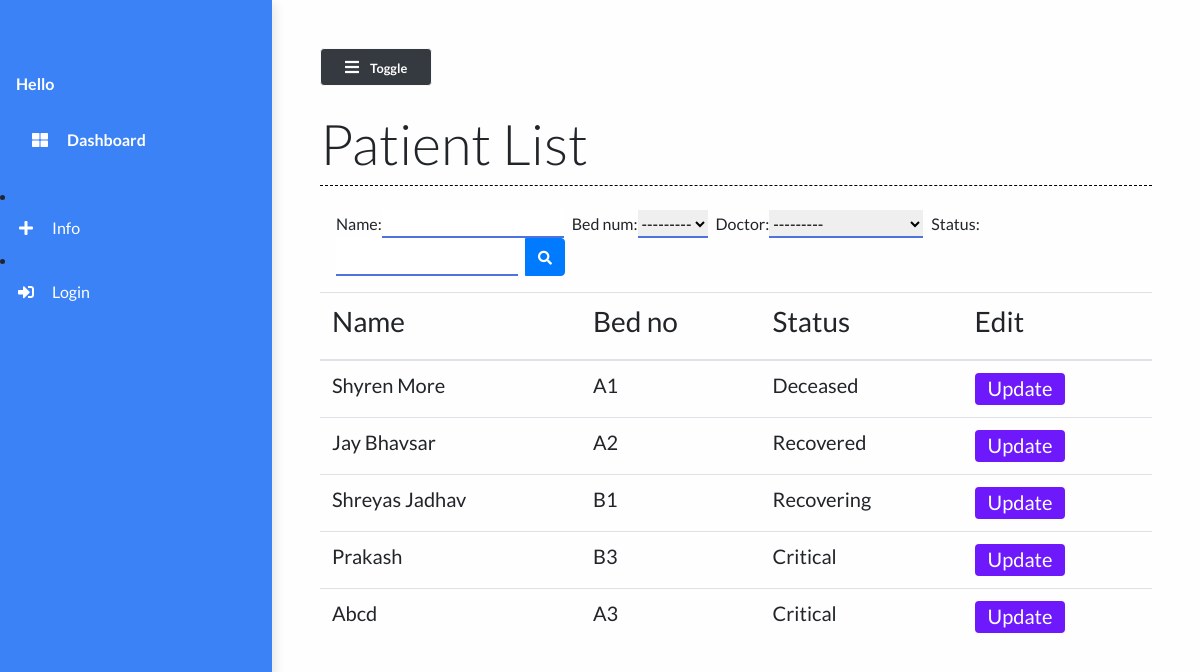
/patient_list/, run on the app's committed database.
### main/models.py (models this page shows, shortened)
class Doctor(models.Model):
    name = models.CharField(max_length=100)
    def __str__(self):
        return self.name

class Patient(models.Model):
    name = models.CharField(max_length=50)
    phone_num = models.CharField(max_length=15)
    patient_relative_name = models.CharField(max_length=50, null=True)
    patient_relative_contact = models.CharField(max_length=15, null=True)
    address = models.TextField()
    SYMPTOMS = (
        ('Fever', 'Fever'),
        ('Dry cough', 'Dry cough'),
        ('Tiredness', 'Tiredness'),
        ('Aches and pains', 'Aches and pains'),
        ('Sore throat', 'Sore throat'),
        ('Diarrhoea', 'Diarrhoea'),
        ('Loss of taste or smell', 'Loss of taste or smell'),
        ('Difficulty in breathing or shortness of breath', 'Difficulty in breathing or shortness of breath'),
        ('Chest pain or pressure', 'Chest pain or pressure'),
        ('Loss of speech or movement', 'Loss of speech or movement'),
    )
    symptoms = MultiSelectField(choices=SYMPTOMS, null=True)
    prior_ailments = models.TextField()
    bed_num = models.ForeignKey("Bed", on_delete=models.CASCADE)
    dob = models.DateField(null=True)
    doctor = models.ForeignKey("Doctor", on_delete=models.CASCADE, null=True)
    doctors_notes = models.TextField(null=True, blank=True)
    doctors_visiting_time = models.CharField(null=True, max_length=50, blank=True)
    status = models.CharField(max_length=50)

class Bed(models.Model):
    bed_number = models.CharField(max_length=50)
    occupied = models.BooleanField()
    def __str__(self):
        return self.bed_number

### main/views.py (the view)
# urls.py: path("patient_list/", views.patient_list, name="patient_list"),
def patient_list(request):
    patients = Patient.objects.all()
    myFilter = PatientFilter(request.GET, queryset=patients)
    patients = myFilter.qs
    context = {
        'patients': patients,
        'myFilter': myFilter
    }
    return render(request, 'main/patient_list.html', context)

### main/templates/main/patient_list.html (shortened to what this page needs)
{% extends 'main/base.html' %}
{% load static %}
{% block contentTitle %}
    Patient List
{% endblock contentTitle %}
{% block content %}
    <form class="d-none d-sm-inline-block form-inline mr-auto ml-md-3 my-2 my-md-0 mw-100 navbar-search mb-3" method="GET" id="list">
        <div class="input-group">
        {{myFilter.form}}
            <div class="input-group-append">
                <button class="btn btn-primary btn-block" type="submit">
                    <i class="fas fa-search fa-sm"></i>
                </button>
            </div>
        </div>
    </form>
     <div class="table-responsive mt-3">
        <table class="table table-hover">
            <thead>
                <th><h3>Name</h3></th>
                <th><h3>Bed no</h3></th>
                <th><h3>Status</h3></th>
                <th><h3>Edit</h3></th>
            </thead>
            <tbody>
                {% for patient in patients %}
                <tr class="mx-auto">
                    <td scope="row"><h5>{{ patient.name }}</h5></td>
                    <td><h5>{{ patient.bed_num }}</h5></td>
                    <td><h5>{{ patient.status }}</h5></td>
                    <td><a href="/patient/{{patient.id}}" class="btn btn-purple"><h5>Update</h5></a></td>
                </tr>
                {% endfor %}
            </tbody>
        </table>
    </div>
{% endblock content %}

### static/styles/base.css (style rules this page uses)
body { background: #fffefe; min-height: 100vh; overflow-x: hidden; font-family:Lato,'Helvetica Neue',Helvetica,Arial,sans-serif; }
.btn-purple { background: #6d19fc; color: #ffffff; height: 2rem; padding-top: 2px; }
#id_name { margin-right: 0.5rem; border: none; outline: none; border-bottom: 2px solid #4e73df; }
#id_bed_num { margin-right: 0.5rem; border: none; outline: none; border-bottom: 2px solid #4e73df; }
#id_status { margin-right: 0.5rem; border: none; outline: none; border-bottom: 2px solid #4e73df; }
#id_doctor { margin-right: 0.5rem; border: none; outline: none; border-bottom: 2px solid #4e73df; }

### data on the page
Patient: name "Shyren More", bed_num "A1", status "Deceased"
Patient: name "Jay Bhavsar", bed_num "A2", status "Recovered"
Patient: name "Shreyas Jadhav", bed_num "B1", status "Recovering"
Patient: name "Prakash", bed_num "B3", status "Critical"
Patient: name "Abcd", bed_num "A3", status "Critical"
